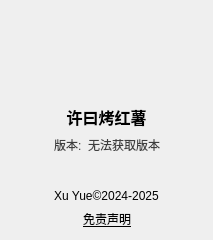
<?xml version="1.0" encoding="UTF-8"?>
<ui version="4.0">
 <class>AboutSoftware</class>
 <widget class="QWidget" name="AboutSoftware">
  <property name="geometry">
   <rect>
    <x>0</x>
    <y>0</y>
    <width>213</width>
    <height>240</height>
   </rect>
  </property>
  <property name="windowTitle">
   <string>关于软件</string>
  </property>
  <layout class="QVBoxLayout" name="verticalLayout_2">
   <item>
    <layout class="QVBoxLayout" name="verticalLayout">
     <item alignment="Qt::AlignHCenter">
      <widget class="QLabel" name="appIcon">
       <property name="minimumSize">
        <size>
         <width>88</width>
         <height>88</height>
        </size>
       </property>
       <property name="maximumSize">
        <size>
         <width>88</width>
         <height>88</height>
        </size>
       </property>
       <property name="text">
        <string/>
       </property>
       <property name="pixmap">
        <pixmap>../src/images/icon-round.png</pixmap>
       </property>
       <property name="scaledContents">
        <bool>true</bool>
       </property>
       <property name="alignment">
        <set>Qt::AlignCenter</set>
       </property>
      </widget>
     </item>
     <item>
      <widget class="QLabel" name="appName">
       <property name="font">
        <font>
         <family>Microsoft YaHei</family>
         <pointsize>12</pointsize>
         <bold>true</bold>
         <kerning>true</kerning>
        </font>
       </property>
       <property name="frameShape">
        <enum>QFrame::NoFrame</enum>
       </property>
       <property name="lineWidth">
        <number>0</number>
       </property>
       <property name="midLineWidth">
        <number>0</number>
       </property>
       <property name="text">
        <string>许曰烤红薯</string>
       </property>
       <property name="alignment">
        <set>Qt::AlignCenter</set>
       </property>
      </widget>
     </item>
    </layout>
   </item>
   <item>
    <layout class="QHBoxLayout" name="horizontalLayout">
     <item>
      <spacer name="horizontalSpacer_2">
       <property name="orientation">
        <enum>Qt::Horizontal</enum>
       </property>
       <property name="sizeHint" stdset="0">
        <size>
         <width>40</width>
         <height>20</height>
        </size>
       </property>
      </spacer>
     </item>
     <item>
      <widget class="QLabel" name="label_3">
       <property name="styleSheet">
        <string notr="true">color: rgb(63, 63, 63);</string>
       </property>
       <property name="text">
        <string>版本:</string>
       </property>
      </widget>
     </item>
     <item>
      <widget class="QLabel" name="appVersionName">
       <property name="styleSheet">
        <string notr="true">color: rgb(63, 63, 63);</string>
       </property>
       <property name="text">
        <string>无法获取版本</string>
       </property>
      </widget>
     </item>
     <item>
      <spacer name="horizontalSpacer">
       <property name="orientation">
        <enum>Qt::Horizontal</enum>
       </property>
       <property name="sizeHint" stdset="0">
        <size>
         <width>40</width>
         <height>20</height>
        </size>
       </property>
      </spacer>
     </item>
    </layout>
   </item>
   <item>
    <layout class="QHBoxLayout" name="horizontalLayout_2"/>
   </item>
   <item>
    <spacer name="verticalSpacer_3">
     <property name="orientation">
      <enum>Qt::Vertical</enum>
     </property>
     <property name="sizeHint" stdset="0">
      <size>
       <width>20</width>
       <height>40</height>
      </size>
     </property>
    </spacer>
   </item>
   <item>
    <widget class="QLabel" name="label_4">
     <property name="text">
      <string>Xu Yue©2024-2025</string>
     </property>
     <property name="alignment">
      <set>Qt::AlignCenter</set>
     </property>
    </widget>
   </item>
   <item>
    <layout class="QHBoxLayout" name="horizontalLayout_3">
     <item>
      <spacer name="horizontalSpacer_3">
       <property name="orientation">
        <enum>Qt::Horizontal</enum>
       </property>
       <property name="sizeHint" stdset="0">
        <size>
         <width>40</width>
         <height>20</height>
        </size>
       </property>
      </spacer>
     </item>
     <item>
      <widget class="QLabel" name="disclaim">
       <property name="cursor">
        <cursorShape>PointingHandCursor</cursorShape>
       </property>
       <property name="text">
        <string>&lt;html&gt;&lt;head/&gt;&lt;body&gt;&lt;p&gt;&lt;span style=&quot; text-decoration: underline;&quot;&gt;免责声明&lt;/span&gt;&lt;/p&gt;&lt;/body&gt;&lt;/html&gt;</string>
       </property>
       <property name="alignment">
        <set>Qt::AlignCenter</set>
       </property>
      </widget>
     </item>
     <item>
      <spacer name="horizontalSpacer_4">
       <property name="orientation">
        <enum>Qt::Horizontal</enum>
       </property>
       <property name="sizeHint" stdset="0">
        <size>
         <width>40</width>
         <height>20</height>
        </size>
       </property>
      </spacer>
     </item>
    </layout>
   </item>
  </layout>
 </widget>
 <resources/>
 <connections/>
</ui>
